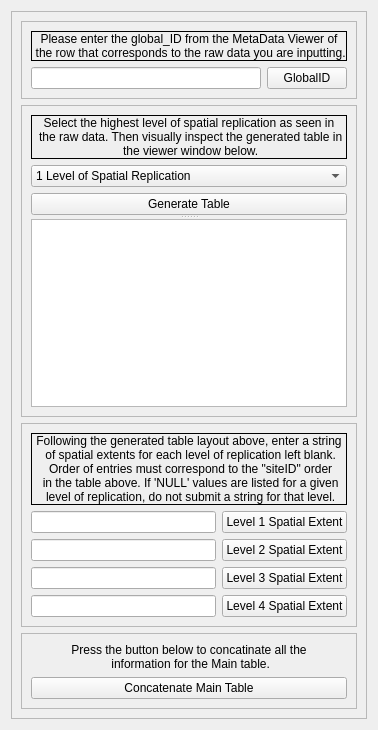
      <widget class="QWidget" name="tabMainScheme">
       <attribute name="title">
        <string>Main Scheme</string>
       </attribute>
       <layout class="QVBoxLayout" name="verticalLayout_11">
        <item>
         <widget class="QFrame" name="frmMainAll">
          <property name="frameShape">
           <enum>QFrame::StyledPanel</enum>
          </property>
          <property name="frameShadow">
           <enum>QFrame::Sunken</enum>
          </property>
          <layout class="QVBoxLayout" name="verticalLayout_22">
           <item>
            <layout class="QVBoxLayout" name="layMainAllV">
             <item>
              <widget class="QFrame" name="frmMainGlobalIDInput">
               <property name="frameShape">
                <enum>QFrame::StyledPanel</enum>
               </property>
               <property name="frameShadow">
                <enum>QFrame::Sunken</enum>
               </property>
               <layout class="QVBoxLayout" name="verticalLayout_10">
                <item>
                 <layout class="QVBoxLayout" name="layGlobalIDbtlnedV">
                  <item>
                   <widget class="QLabel" name="labGlobalIDbntlned">
                    <property name="frameShape">
                     <enum>QFrame::Box</enum>
                    </property>
                    <property name="text">
                     <string>Please enter the global_ID from the MetaData Viewer of 
 the row that corresponds to the raw data you are inputting.</string>
                    </property>
                    <property name="alignment">
                     <set>Qt::AlignCenter</set>
                    </property>
                   </widget>
                  </item>
                  <item>
                   <layout class="QHBoxLayout" name="layGlobalIDbntlnedH">
                    <item>
                     <widget class="QLineEdit" name="lnedGlobalID"/>
                    </item>
                    <item>
                     <widget class="QPushButton" name="btnGlobalID">
                      <property name="text">
                       <string>GlobalID</string>
                      </property>
                     </widget>
                    </item>
                   </layout>
                  </item>
                 </layout>
                </item>
               </layout>
              </widget>
             </item>
             <item>
              <widget class="QFrame" name="frmMainSptExtNestedness">
               <property name="frameShape">
                <enum>QFrame::StyledPanel</enum>
               </property>
               <property name="frameShadow">
                <enum>QFrame::Sunken</enum>
               </property>
               <layout class="QVBoxLayout" name="verticalLayout_9">
                <item>
                 <widget class="QSplitter" name="splitMainAll">
                  <property name="orientation">
                   <enum>Qt::Vertical</enum>
                  </property>
                  <widget class="QWidget" name="layoutWidget">
                   <layout class="QVBoxLayout" name="layMainSptExtV">
                    <item>
                     <widget class="QLabel" name="labMainSptExt">
                      <property name="frameShape">
                       <enum>QFrame::Box</enum>
                      </property>
                      <property name="text">
                       <string>Select the highest level of spatial replication as seen in 
 the raw data. Then visually inspect the generated table in 
 the viewer window below.</string>
                      </property>
                      <property name="alignment">
                       <set>Qt::AlignCenter</set>
                      </property>
                     </widget>
                    </item>
                    <item>
                     <widget class="QComboBox" name="boxMainSptExt">
                      <item>
                       <property name="text">
                        <string>1 Level of Spatial Replication</string>
                       </property>
                      </item>
                      <item>
                       <property name="text">
                        <string>2 Levels of Spatial Replicaiton</string>
                       </property>
                      </item>
                      <item>
                       <property name="text">
                        <string>3 Levels of Spatial Replication</string>
                       </property>
                      </item>
                      <item>
                       <property name="text">
                        <string>4 Levels of Spatial Replication</string>
                       </property>
                      </item>
                     </widget>
                    </item>
                    <item>
                     <widget class="QPushButton" name="btnMainSptExtGenTable">
                      <property name="text">
                       <string>Generate Table</string>
                      </property>
                     </widget>
                    </item>
                   </layout>
                  </widget>
                  <widget class="QTableView" name="tblMainSptExtView"/>
                 </widget>
                </item>
               </layout>
              </widget>
             </item>
             <item>
              <widget class="QFrame" name="frmMainSptExtInputAll">
               <property name="frameShape">
                <enum>QFrame::StyledPanel</enum>
               </property>
               <property name="frameShadow">
                <enum>QFrame::Sunken</enum>
               </property>
               <layout class="QVBoxLayout" name="verticalLayout_12">
                <item>
                 <layout class="QVBoxLayout" name="layMainSptExtInputV">
                  <item>
                   <widget class="QLabel" name="labMainSptExtInput">
                    <property name="frameShape">
                     <enum>QFrame::Box</enum>
                    </property>
                    <property name="text">
                     <string>Following the generated table layout above, enter a string 
 of spatial extents for each level of replication left blank. 
 Order of entries must correspond to the &quot;siteID&quot; order 
 in the table above. If 'NULL' values are listed for a given 
 level of replication, do not submit a string for that level.</string>
                    </property>
                    <property name="alignment">
                     <set>Qt::AlignCenter</set>
                    </property>
                   </widget>
                  </item>
                  <item>
                   <layout class="QHBoxLayout" name="layMainSptExt1btnlned">
                    <item>
                     <widget class="QLineEdit" name="lnedMainSptExt1"/>
                    </item>
                    <item>
                     <widget class="QPushButton" name="btnMainSptExt1">
                      <property name="text">
                       <string>Level 1 Spatial Extent</string>
                      </property>
                     </widget>
                    </item>
                   </layout>
                  </item>
                  <item>
                   <layout class="QHBoxLayout" name="layMainSptExt2btnlned">
                    <item>
                     <widget class="QLineEdit" name="lnedMainSptExt2"/>
                    </item>
                    <item>
                     <widget class="QPushButton" name="btnMainSptExt2">
                      <property name="text">
                       <string>Level 2 Spatial Extent</string>
                      </property>
                     </widget>
                    </item>
                   </layout>
                  </item>
                  <item>
                   <layout class="QHBoxLayout" name="layMainSptExt3btnlned">
                    <item>
                     <widget class="QLineEdit" name="lnedMainSptExt3"/>
                    </item>
                    <item>
                     <widget class="QPushButton" name="btnMainSptExt3">
                      <property name="text">
                       <string>Level 3 Spatial Extent</string>
                      </property>
                     </widget>
                    </item>
                   </layout>
                  </item>
                  <item>
                   <layout class="QHBoxLayout" name="layMainSptExt4btnlned">
                    <item>
                     <widget class="QLineEdit" name="lnedMainSptExt4"/>
                    </item>
                    <item>
                     <widget class="QPushButton" name="btnMainSptExt4">
                      <property name="text">
                       <string>Level 4 Spatial Extent</string>
                      </property>
                     </widget>
                    </item>
                   </layout>
                  </item>
                 </layout>
                </item>
               </layout>
              </widget>
             </item>
             <item>
              <widget class="QFrame" name="frmMainConcat">
               <property name="frameShape">
                <enum>QFrame::StyledPanel</enum>
               </property>
               <property name="frameShadow">
                <enum>QFrame::Sunken</enum>
               </property>
               <layout class="QVBoxLayout" name="verticalLayout_17">
                <item>
                 <layout class="QVBoxLayout" name="layMainConcat">
                  <item>
                   <widget class="QLabel" name="labMainConcat">
                    <property name="text">
                     <string>Press the button below to concatinate all the 
 information for the Main table.</string>
                    </property>
                    <property name="alignment">
                     <set>Qt::AlignCenter</set>
                    </property>
                   </widget>
                  </item>
                  <item>
                   <widget class="QPushButton" name="pushButton">
                    <property name="text">
                     <string>Concatenate Main Table</string>
                    </property>
                   </widget>
                  </item>
                 </layout>
                </item>
               </layout>
              </widget>
             </item>
            </layout>
           </item>
          </layout>
         </widget>
        </item>
       </layout>
      </widget>
